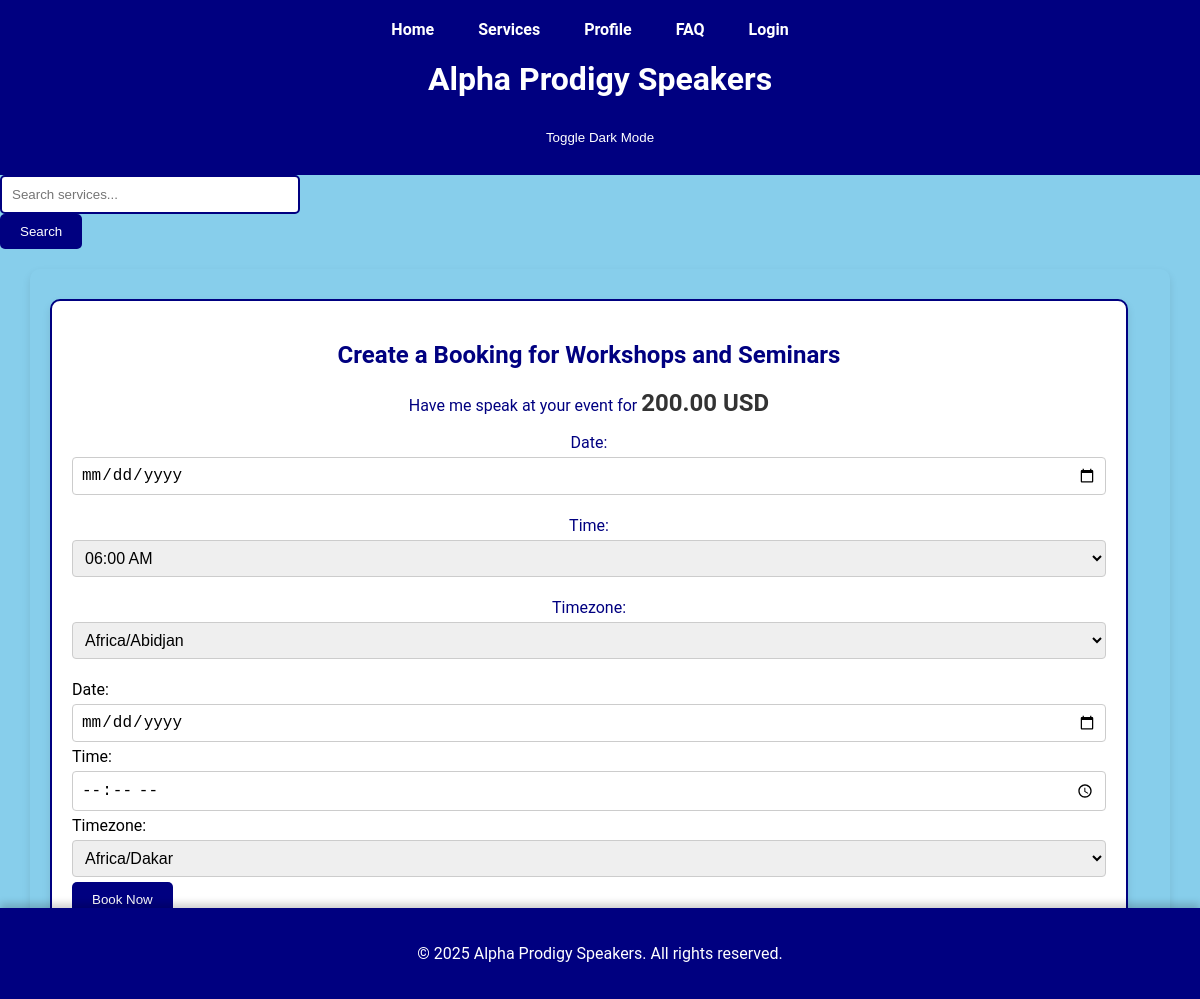
/speakers/book/3/, run on an earlier commit of the app's database.
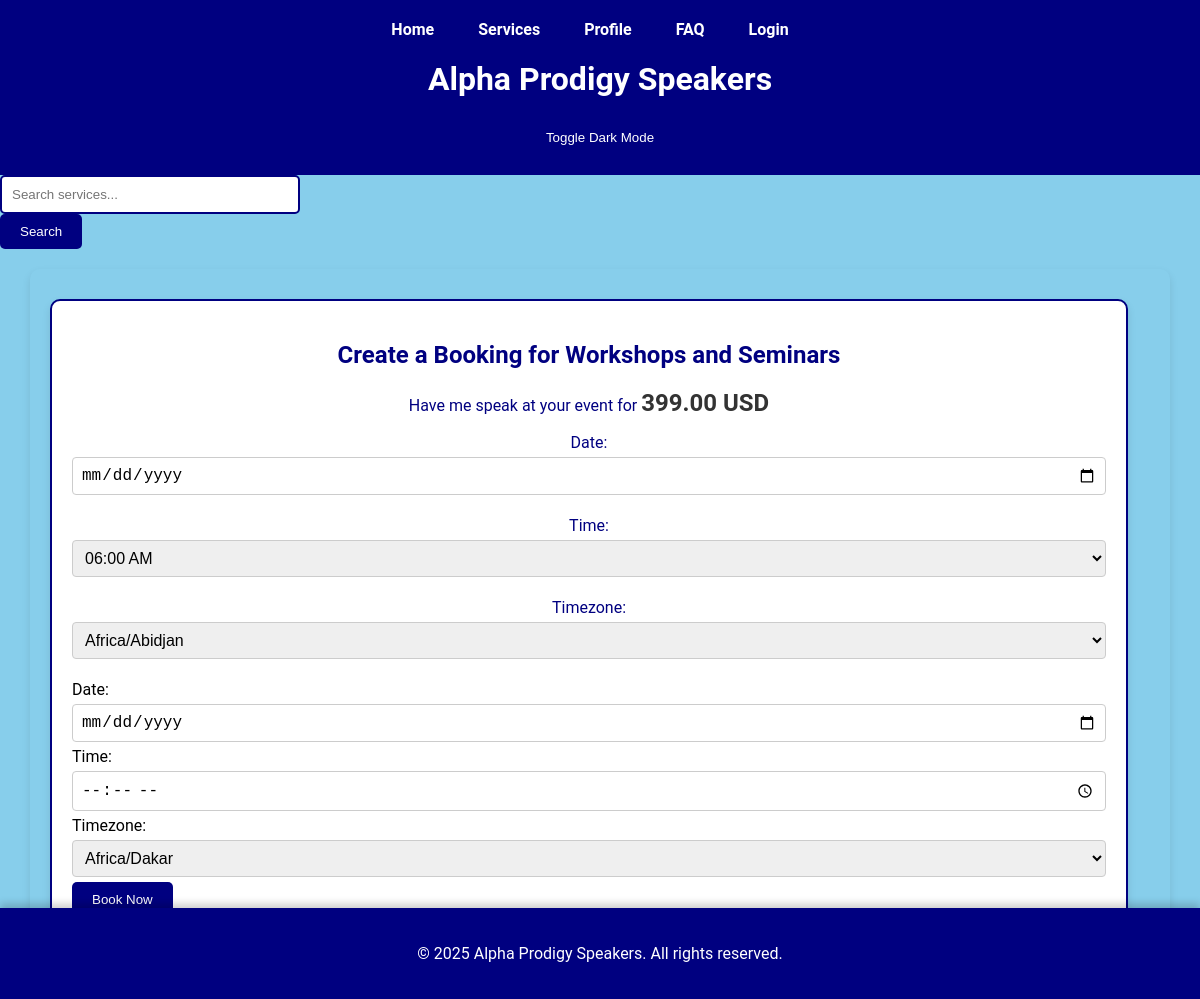
And on a later commit of the database.
### speakers/models.py (models this page shows, shortened)
class Service(models.Model):
    name = models.CharField(max_length=100)
    description = models.TextField()
    price = models.DecimalField(max_digits=10, decimal_places=2)
    class Meta:
        ordering = ['name']  # Order by name by default

### speakers/views.py (the view)
# urls.py: path('book/<int:service_id>/', views.booking_view, name='booking'),
def booking_view(request, service_id):
    service = Service.objects.get(id=service_id)
    if request.method == 'POST':
        form = BookingForm(request.POST)
        if form.is_valid():
            booking = form.save(commit=False)
            booking.user = request.user
            booking.service = service
            booking.save()
            return redirect('payment', booking_id=booking.id)
    else:
        form = BookingForm()
    return render(request, 'booking.html', {'service': service, 'form': form})

### templates/htmls/booking.html (shortened to what this page needs)
{% extends 'base.html' %}
{% block content %}
<section id="booking">
    <h2>Create a Booking for {{ service.name }}</h2>
    <p>Have me speak at your event for <span class="price">{{ service.price }} USD</span></p>
    <form method="post" class="booking-form">
        {{ form.as_p }}
        <label for="date">Date:</label>
        <input type="date" id="date" name="date" required>
        <label for="time">Time:</label>
        <input type="time" id="time" name="time" required>
        <label for="timezone">Timezone:</label>
        <select id="timezone" name="timezone" class="timezone-dropdown" required>
            <option value="Africa/Dakar">Africa/Dakar</option>
        </select>
        <button type="submit" class="btn">Book Now</button>
    </form>
</section>
{% endblock %}

What changed in the data, as far as the page shows it:
changed Service "Workshops and Seminars": price "200.00" → "399.00"
